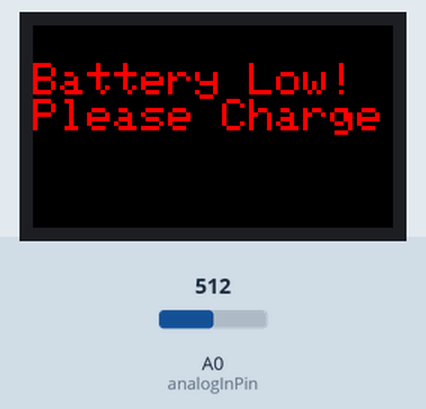
The sketch below on a simulated ESP8266 (NodeMCU). Parts: 240×135 colour display. Inputs (shaded band) come from the test bench; at power-on: A0 (analogInPin) = 512. What the sketch prints to the serial monitor is not drawn.

Above: at 1.4 s.
1.5 s: A0 (analogInPin) set to 726
5.8 s: A0 (analogInPin) set to 761
At 7.0 s:
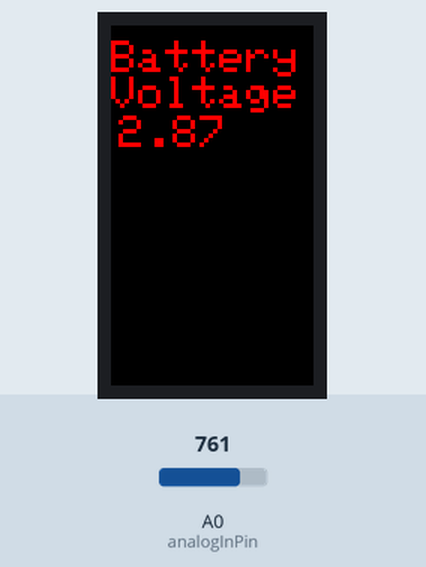
8.5 s: A0 (analogInPin) set to 716
At 11.0 s:
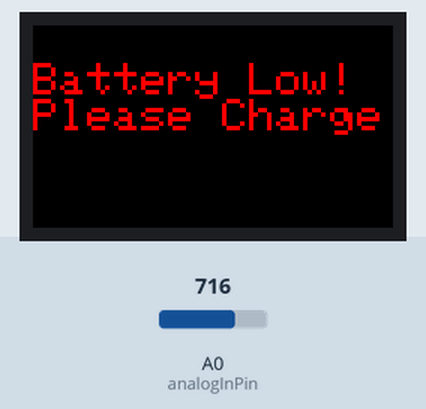
Timing chart, 0 to 12.5 s (numbered marks = the images above; inputs shaded):
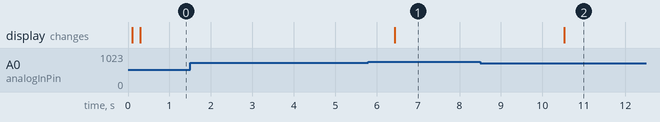

Measured:
- the behaviour switches between 743 and 744 on A0 (analogInPin) (found by bisection; images 0 and 1)
- after the input at 1.5 s, every drawn part: stays the same
- after the input at 5.8 s, the display: changes after 0.64 s (image 1)
- after the input at 8.5 s, the display: changes after 2.0 s (image 2)

The sketch:

Battery_monitoring.ino
```cpp
//This is the example code of checking battery level and discharge worning on LCD
//Develop by sb-components

#include <ESP8266WiFi.h>
#include <Arduino_GFX_Library.h>


#if defined(DISPLAY_DEV_KIT)
Arduino_GFX *gfx = create_default_Arduino_GFX();
#else /* !defined(DISPLAY_DEV_KIT) */

//Arduino_DataBus *bus = create_default_Arduino_DataBus();

Arduino_DataBus *bus = new Arduino_ESP8266SPI(2 /* DC */, 15 /* CS */);
Arduino_GFX *gfx = new Arduino_ST7789(bus, 16 /* RST */, 0 /* rotation */, true /* IPS */,135 /* width */, 240 /* height */,53 /* col offset 1 */, 40 /* row offset 1 */,53 /* col offset 2 */, 40 /* row offset 2 */);
#endif /* !defined(DISPLAY_DEV_KIT) */

int analogInPin  = A0;    // Analog input pin
int sensorValue;          // Analog Output of Sensor
float calibration = 0.25; // Check Battery voltage using multimeter & add/subtract the value
int bat_percentage;

//WiFiClient client;


void setup()
{
  Serial.begin(9600);
  delay(100);
  Serial.print("Battery Voltage ");

    gfx->begin();
    gfx->fillScreen(BLACK);

#ifdef TFT_BL
    pinMode(TFT_BL, OUTPUT);
    digitalWrite(TFT_BL, HIGH);
#endif

}

void loop()
{
  sensorValue = analogRead(analogInPin);
  delay(10);
  float voltage = (((sensorValue * 4.2) / 1024.0) - calibration); //multiply by two as voltage divider network is 100K & 100K Resistor
   // float voltage = (((sensorValue * 3.3) / 1024) + calibration) ; //Caliberation for output voltage

 if (voltage >= 2.8){

    gfx->setTextWrap(true);
    gfx->setRotation(false);
    gfx->fillScreen(BLACK);
    gfx->setCursor(0, 10);
    gfx->setTextColor(RED);
    gfx->setTextSize(3);
    gfx->println("BatteryVoltage");


    gfx->setTextWrap(false);
    gfx->setCursor(5, 60);
    gfx->setTextColor(RED);
    gfx->setTextSize(3);
    gfx->println(voltage);
  delay(2000);
}

else if (voltage <= 2.8){
   Serial.print("Battery Low! Please Plugin Charger");
    gfx->setTextWrap(true);
    gfx->setRotation(true);
    gfx->fillScreen(BLACK);
    gfx->setCursor(0, 25);
    gfx->setTextColor(RED);
    gfx->setTextSize(3);
    gfx->println("Battery Low! Please Charge");
    delay(2000);

}
}
```
